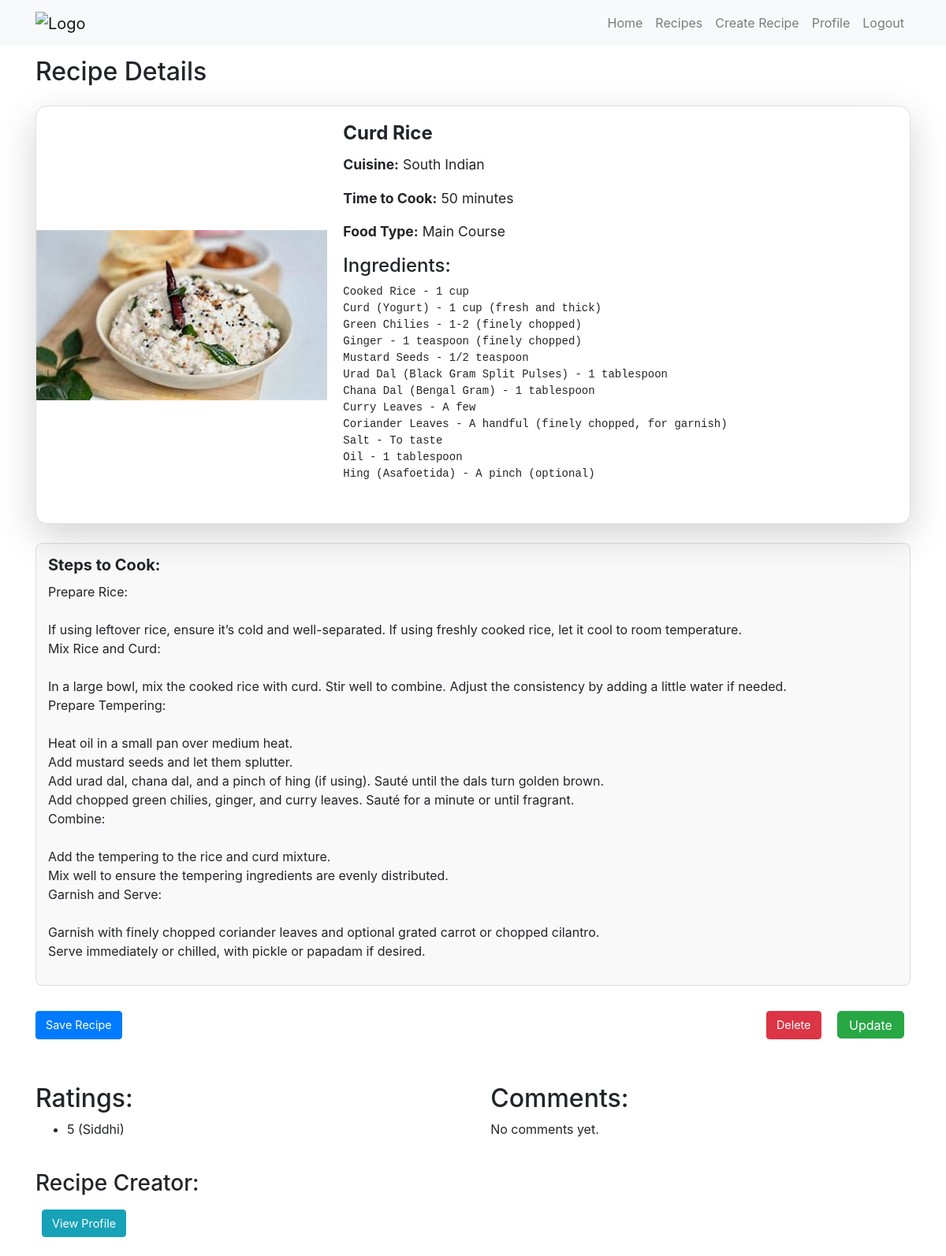
Page /recipe/recipe-detail/47 (signed in) on the earlier database version.
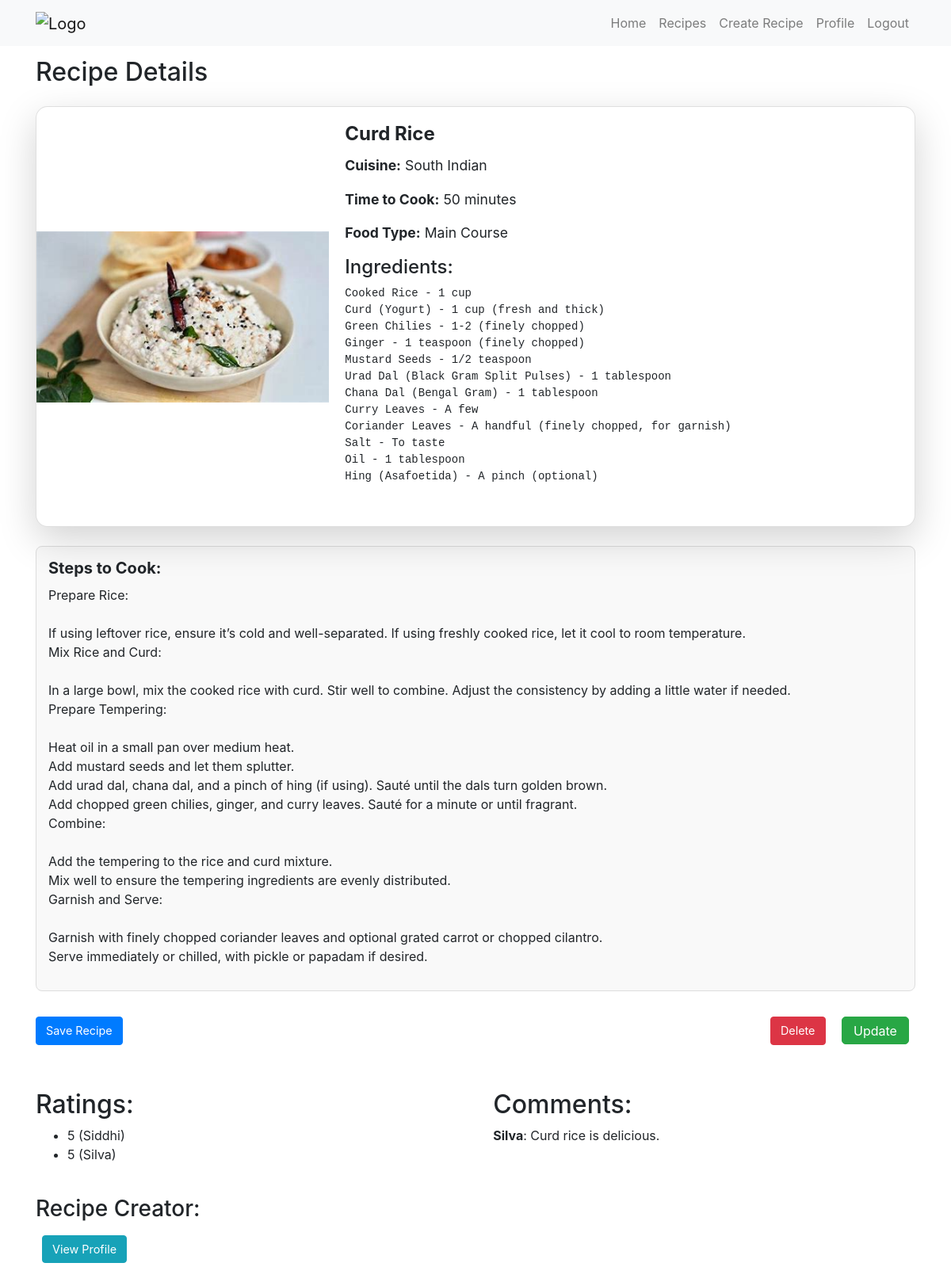
Same page on the later database version.
### recipe/models.py (models this page shows)
class RatingModel(models.Model):
    user = models.ForeignKey(get_user_model(), on_delete=models.CASCADE, related_name="RatingModel_user", null=True)
    recipe = models.ForeignKey('RecipeModel', on_delete=models.CASCADE, related_name="RatingModel_recipe", null=True)
    score = models.PositiveIntegerField()
    updated_at = models.DateTimeField(auto_now=True)
    created_at = models.DateTimeField(auto_now_add=True, editable=False)

class CommentModel(models.Model):
    user = models.ForeignKey(get_user_model(), on_delete=models.CASCADE, related_name="CommentModel_user", null=True)
    recipe = models.ForeignKey('RecipeModel', on_delete=models.CASCADE, related_name="comments", null=True)
    comment = models.CharField(max_length=200, null=True, blank=True)
    updated_at = models.DateTimeField(auto_now=True)
    created_at = models.DateTimeField(auto_now_add=True, editable=False)

### recipe/views.py (the view, shortened to what this page needs)
# urls.py: path('recipe-detail/<int:id>',recipe_detail, name='recipe_detail'),
@login_required
def recipe_detail(request, id):
    recipe = get_object_or_404(RecipeModel, id=id)
    creator_username = recipe.chef.username if recipe.chef else None
    user_profile = get_object_or_404(UserProfileModel, user=request.user)
    is_saved = user_profile.saved_recipes.filter(id=id).exists()
    comments = recipe.comments.all()
    ratings = recipe.RatingModel_recipe.all()
    context = {
        'recipe': recipe,
        'creator_username': creator_username,
        'current_user': request.user,
        'is_saved': is_saved,
        'comments': comments,
        'ratings': ratings,
    }
    return render(request, 'recipe_detail.html', context)

### recipe/templates/recipe_detail.html (shortened to what this page needs)
{% extends "base.html" %}
{% block body %}
{% include "navbar.html" %}
<div class="container mt-5 pt-4">
    <h2 class="mb-4">Recipe Details</h2>
    <div class="card mb-4 shadow-lg">
        <div class="row g-0">
            <div class="col-md-4 d-flex justify-content-center align-items-center">
                <img src="{{ recipe.picture.url }}" class="img-fluid rounded-start" style="max-height: 300px; object-fit: cover;" alt="{{ recipe.recipe_name }}">
            </div>
            <div class="col-md-8">
                <div class="card-body">
                    <h3 class="card-title">{{ recipe.recipe_name }}</h3>
                    <p class="card-text"><strong>Cuisine:</strong> {{ recipe.cuisine }}</p>
                    <p class="card-text"><strong>Time to Cook:</strong> {{ recipe.time_to_cook }} minutes</p>
                    <p class="card-text"><strong>Food Type:</strong> {{ recipe.food_type }}</p>
                    <div class="mb-3">
                        <h4>Ingredients:</h4>
                        <pre>{{ recipe.ingredients }}</pre>
                    </div>
                </div>
            </div>
        </div>
    </div>
    <div class="steps-box mb-4">
        <h4>Steps to Cook:</h4>
        <p class="steps-text">{{ recipe.description }}</p>
    </div>
    <div class="d-flex justify-content-between align-items-center mb-3">
        <form method="post" action="{% url 'saved_recipes_view' %}" class="d-inline">
            {% if is_saved %}
                <button type="submit" class="btn btn-danger">Unsave Recipe</button>
            {% else %}
                <button type="submit" class="btn btn-primary">Save Recipe</button>
            {% endif %}
        </form>
        {% if current_user == recipe.chef %}
            <div class="d-inline">
                <form method="post" action="{% url 'delete_recipe_view' recipe.id %}" class="d-inline">
                    <button type="submit" class="btn btn-danger">Delete</button>
                </form>
                <a href="{% url 'update_recipe_view' recipe.id %}" class="btn btn-success btn-update">Update</a>
            </div>
        {% endif %}
    </div>
    <div class="ratings-comments mb-4 mt-5">
        <div class="ratings">
            <h2>Ratings:</h2>
            {% if ratings %}
            <ul>
                {% for rating in ratings %}
                    <li>{{ rating.score }} ({{ rating.user.username }})</li>
                {% endfor %}
            </ul>
        {% else %}
            <p>No ratings yet.</p>
        {% endif %}
        </div>
        <div class="comments">
            <h2>Comments:</h2>
            {% if comments %}
                {% for comment in comments %}
                <div class="comment-item">
                    <p><strong>{{ comment.user.username }}</strong>: {{ comment.comment }}</p>
                </div>
                {% endfor %}
            {% else %}
            <p>No comments yet.</p>
            {% endif %}
        </div>
    </div>
    {% if creator_username %}
    <div class="mt-4">
        <h3>Recipe Creator:</h3>
        <p>
            <a href="{% url 'profile_view' username=creator_username %}" class="btn btn-info">
                View Profile
            </a>
        </p>
    </div>
    {% endif %}
</div>
{% endblock %}

Differences in the rows shown:
added RatingModel: score "5", user.username "Silva"
added CommentModel: user.username "Silva", comment "Curd rice is delicious."
Other differences:
text no longer shown: "No comments yet."
